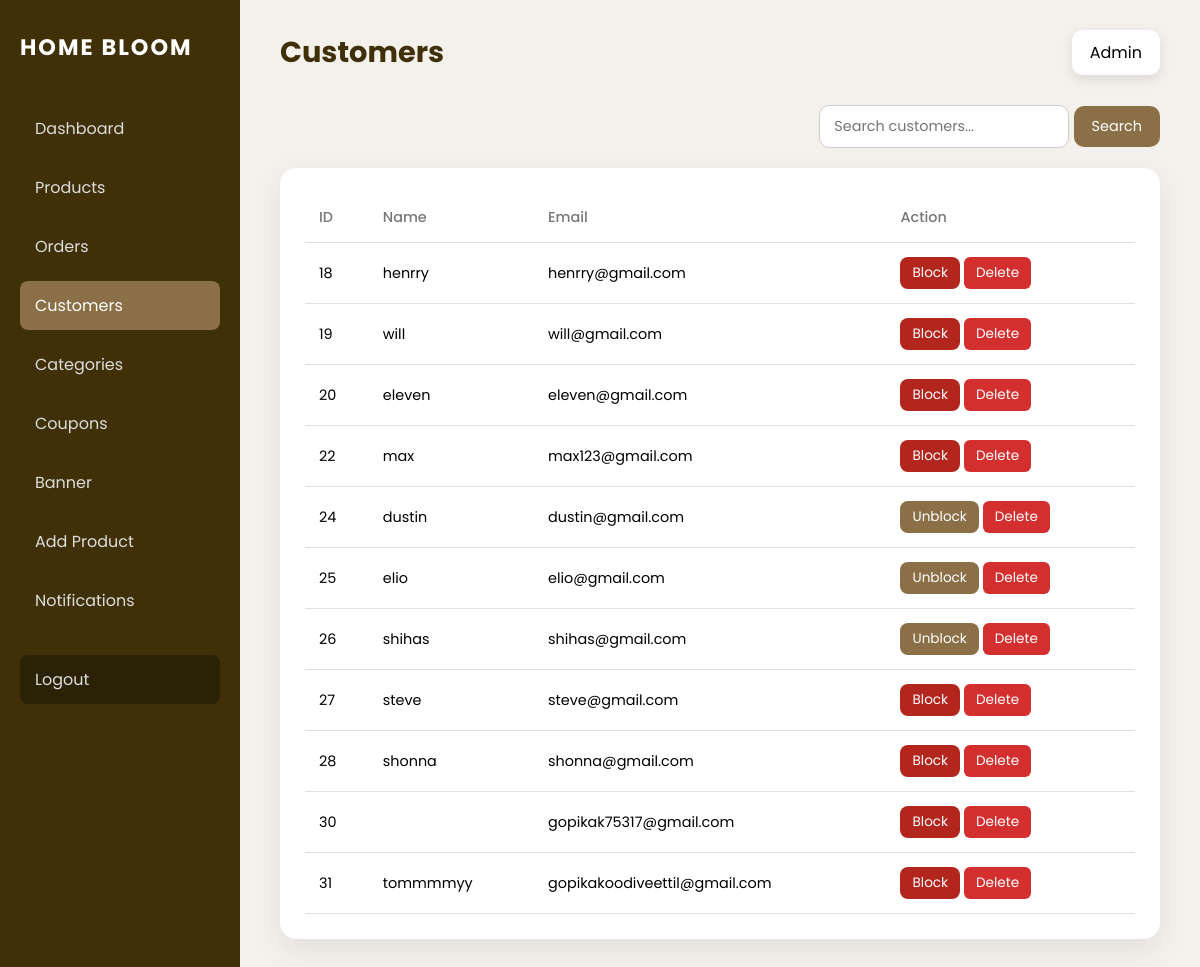
The app's page /admincutomer/ (signed in), older data.
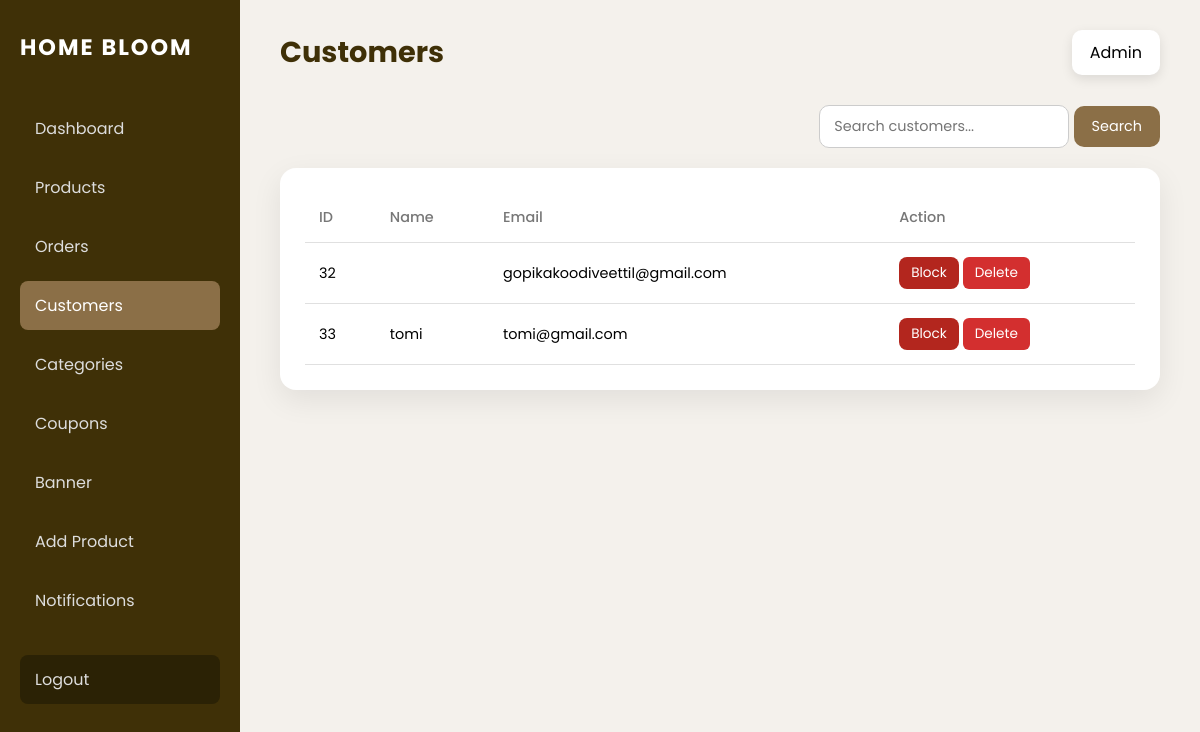
The same page, newer data.
### bloom/models.py (models this page shows, shortened)
class User(AbstractUser):
    email = models.EmailField(unique=True)
    USERNAME_FIELD = "email"
    REQUIRED_FIELDS = ["username"]

### bloom/views.py (the view)
# urls.py: path('admincutomer/',views.admincustomer,name='admincustomer'),
@never_cache
@staff_member_required(login_url='home')
def admincustomer(request):
    if not request.user.is_staff:
        return HttpResponseForbidden("Access denied")
    customers = User.objects.filter(is_staff=False)
    return render(request, "admincustomer.html", {
        "customers": customers
    })

### bloom/templates/admincustomer.html (shortened to what this page needs)
<!DOCTYPE html>
<html lang="en">
<head>
</head>
<body>
<div class="dashboard-wrapper">
    <aside class="sidebar">
        <h2 class="brand">HOME BLOOM</h2>
        <nav>
            <a href="{% url 'admindashboard' %}">Dashboard</a>
            <a href="{%url 'adminproduct'%}">Products</a>
            <a href="{% url 'adminorder' %}">Orders</a>
             <a href="{%url 'admincustomer'%}"class="active">Customers</a>
            <a href="{%url 'admincategory'%}">Categories</a>
            <a href="{%url 'admincoupon'%}">Coupons</a>
            <a href="{% url 'banner_add'%}">Banner</a>
            <a href="{%url 'addproduct'%}">Add Product</a>
            <a href="{% url 'adminnotifications' %}">Notifications</a>
            <a href="/" class="logout">Logout</a>
        </nav>
    </aside>
    <main class="main-content">
        <div class="top-bar">
            <h1>Customers</h1>
            <div class="admin-info">Admin</div>
        </div>
        <div class="search-wrapper">
            <form method="get" action="{% url 'admincustomer' %}">
                <input type="text" name="q" placeholder="Search customers..." class="search-input">
                <button type="submit" class="search-btn">Search</button>
            </form>
        </div>
        <div class="table-wrapper">
            <table>
                <thead>
                    <tr>
                        <th>ID</th>
                        <th>Name</th>
                        <th>Email</th>
                        <th>Action</th>
                    </tr>
                </thead>
                <tbody>
    {% for user in customers %}
    <tr>
        <td>{{ user.id }}</td>
        <td>{{ user.username }}</td>
        <td>{{ user.email }}</td>
        <td>
    <form action="{% url 'toggle_customer_block' user.id %}" method="post" style="display:inline;">
    <button type="submit"
        style="
            padding:6px 12px;
            border-radius:8px;
            border:none;
            cursor:pointer;
            font-size:0.85rem;
            background:{% if user.is_active %}#b3261e{% else %}#8B6F47{% endif %};
            color:#fff;
        ">
        {% if user.is_active %}
            Block
        {% else %}
            Unblock
        {% endif %}
    </button>
</form>
  <form action="{% url 'delete_customer' user.id %}" method="post" style="display:inline;">
    <button type="submit" class="delete-btn">Delete</button>
</form>
</td>
    </tr>
    {% empty %}
    <tr>
        <td colspan="4">No customers found</td>
    </tr>
    {% endfor %}
</tbody>
            </table>
        </div>
    </main>
</div>
</body>
</html>

### bloom/templates/admincustomer.html (style rules this page uses)
* { margin:0; padding:0; box-sizing:border-box; font-family:'Poppins', sans-serif; }
body { background:#f4f1ec; }
.dashboard-wrapper { display:flex; min-height:100vh; }
.sidebar { width:240px; background:#3f3007; color:#fff; padding:30px 20px; }
.brand { font-size:1.4rem; letter-spacing:2px; margin-bottom:40px; }
.sidebar nav a { display:block; color:#ddd; text-decoration:none; padding:12px 15px; border-radius:8px; margin-bottom:10px; }
.sidebar nav a:hover, .sidebar nav a.active { background:#8B6F47; color:#fff; }
.logout { margin-top:30px; background:#2b2205; }
.main-content { flex:1; padding:30px 40px; }
.top-bar { display:flex; justify-content:space-between; align-items:center; margin-bottom:30px; }
.top-bar h1 { font-size:1.8rem; color:#3f3007; }
.admin-info { background:#fff; padding:10px 18px; border-radius:10px; box-shadow:0 4px 12px rgba(0,0,0,.1); }
.search-wrapper { margin-bottom:20px; display:flex; justify-content:flex-end; gap:10px; }
.search-input { padding:10px 14px; border-radius:10px; border:1px solid #ccc; font-size:0.9rem; width:250px; }
.search-btn { padding:10px 18px; border-radius:10px; border:none; background:#8B6F47; color:#fff; font-size:0.9rem; cursor:pointer; }
.table-wrapper { background:#fff; border-radius:16px; padding:25px; box-shadow:0 10px 30px rgba(0,0,0,.08); overflow-x:auto; }
table { width:100%; border-collapse:collapse; min-width:800px; }
th,td { padding:14px; text-align:left; border-bottom:1px solid #e0e0e0; font-size:0.9rem; }
th { color:#777; font-weight:500; }
.delete-btn { background-color: #d32f2f; color: #fff; border: none; padding: 6px 12px; border-radius: 6px; cursor: pointer; font-size: 0.85rem; transition: background 0.3s; }

Row changes from the older to the newer data that the page shows:
removed User: id "18", username "henrry", email "henrry@gmail.com", is_active "Block"
removed User: id "19", username "will", email "will@gmail.com", is_active "Block"
removed User: id "20", username "eleven", email "eleven@gmail.com", is_active "Block"
removed User: id "22", username "max", email "max123@gmail.com", is_active "Block"
removed User: id "24", username "dustin", email "dustin@gmail.com", is_active "Unblock"
removed User: id "25", username "elio", email "elio@gmail.com", is_active "Unblock"
removed User: id "26", username "shihas", email "shihas@gmail.com", is_active "Unblock"
removed User: id "27", username "steve", email "steve@gmail.com", is_active "Block"
removed User: id "28", username "shonna", email "shonna@gmail.com", is_active "Block"
removed User: id "30", email "gopikak75317@gmail.com", is_active "Block"
removed User: id "31", username "tommmmyy", email "gopikakoodiveettil@gmail.com", is_active "Block"
added User: id "32", email "gopikakoodiveettil@gmail.com", is_active "Block"
added User: id "33", username "tomi", email "tomi@gmail.com", is_active "Block"
